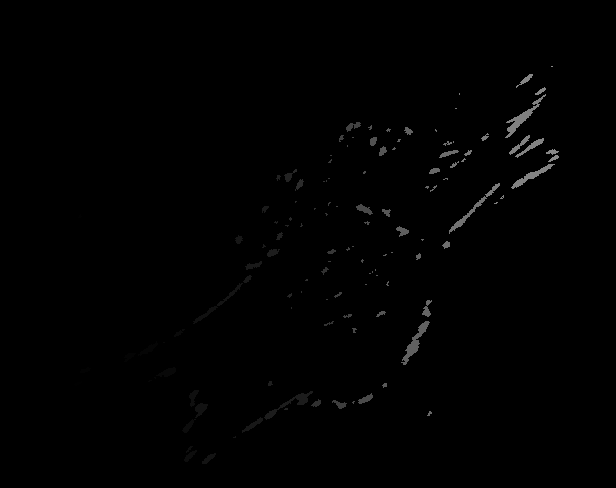
%> input picture doc/publication/figures/emma/simple orientation/adhesions.png, 616 x 488 px
$ octave make_small_labeled_ad.m   (GNU Octave 9; MATLAB toolbox functions it lacks are replaced by stand-ins)
%> lines starting %> are read from the running program, lines starting %| are printed output that depends on the picture; in (x1, y1, x2, y2) boxes, pixels count from 0 and x2, y2 are one past the last pixel; in counts of white or black regions, pixels touching at a corner belong together; the program's own positions count from 1
### src/visualize_cell_features/create_highlighted_image.m
function high_image = create_highlighted_image(I,high,varargin)
%CREATE_HIGHLIGHTED_IMAGE    add highlights to an image
%
%   H_I = create_highlighted_image(I,HIGHLIGHTS) adds green highlights to
%   image 'I', using the binary image 'HIGHLIGHTS' as the guide
%
%   H_I = create_highlighted_image(I,HIGHLIGHTS,'color_map',[R,G,B]) adds
%   highlights of color specified by the RGB sequence '[R,G,B]' to image
%   'I', using the binary image 'HIGHLIGHTS' as the guide

%%%%%%%%%%%%%%%%%%%%%%%%%%%%%%%%%%%%%%%%%%%%%%%%%%%%%%%%%%%%%%%%%%%%%%%%%%%%%%%
%%Setup variables and parse command line
%%%%%%%%%%%%%%%%%%%%%%%%%%%%%%%%%%%%%%%%%%%%%%%%%%%%%%%%%%%%%%%%%%%%%%%%%%%%%%%
i_p = inputParser;
i_p.FunctionName = 'CREATE_HIGHLIGHTED_IMAGE';

i_p.addRequired('I',@(x)isnumeric(x) || islogical(x));
i_p.addRequired('high',@(x)(isnumeric(x) || islogical(x)));

i_p.parse(I,high);

i_p.addParamValue('color_map',jet(double(max(high(:)))),@(x)(all(high(:) == 0) || (isnumeric(x) && (size(x,1) >= max(unique(high))))));
i_p.addParamValue('mix_percent',1,@(x)(isnumeric(x)));

i_p.parse(I,high,varargin{:});

%%%%%%%%%%%%%%%%%%%%%%%%%%%%%%%%%%%%%%%%%%%%%%%%%%%%%%%%%%%%%%%%%%%%%%%%%%%%%%%
%%Main Program
%%%%%%%%%%%%%%%%%%%%%%%%%%%%%%%%%%%%%%%%%%%%%%%%%%%%%%%%%%%%%%%%%%%%%%%%%%%%%%%
image_size = size(I);

if (size(image_size) < 3)
    high_image_red = I;
    high_image_green = I;
    high_image_blue = I;
else
    high_image_red = I(:,:,1);
    high_image_green = I(:,:,2);
    high_image_blue = I(:,:,3);
end

if (all(high(:) == 0))
    high_image = cat(3,high_image_red,high_image_green,high_image_blue);
    return
end

labels = unique(high);
assert(labels(1) == 0)
labels = labels(2:end);

for i=1:length(labels)
    indexes = high == labels(i);

    this_cmap = i_p.Results.color_map(labels(i),:);

    high_image_red(indexes) = this_cmap(1)*i_p.Results.mix_percent + high_image_red(indexes)*(1-i_p.Results.mix_percent);
    high_image_green(indexes) = this_cmap(2)*i_p.Results.mix_percent + high_image_green(indexes)*(1-i_p.Results.mix_percent);
    high_image_blue(indexes) = this_cmap(3)*i_p.Results.mix_percent + high_image_blue(indexes)*(1-i_p.Results.mix_percent);
end

high_image = cat(3,high_image_red,high_image_green,high_image_blue);

end

### doc/presenations/Hahn Lab 8-17-09/figures/finding/make_small_labeled_ad.m
labeled_ad = imread('../../../../../results/focal_adhesions/time_series_01/individual_pictures/001/adhesions.png');
%> labeled_ad is the input picture: size 488x616 uint16; min 0, max 137, mean 1.1
focal_image = double(imread('../../../../../results/focal_adhesions/time_series_01/individual_pictures/001/focal_image.png'));
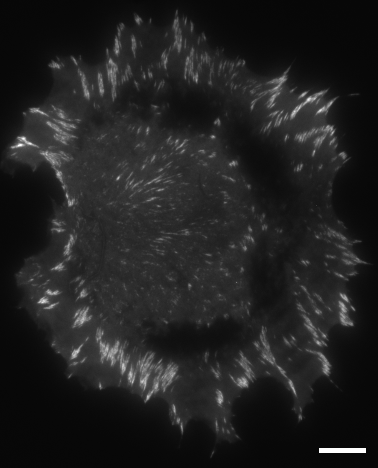
%> input picture doc/publication/figures/statics/focal_image.png, 378 x 468 px
%> focal_image: size 468x378 double; min 6, max 255, mean 32.1; mean of the top-left, top-right, bottom-left and bottom-right quarters 37.3, 27.1, 33.3, 30.6
focal_image = focal_image/2^16;

small_labeled_ad = labeled_ad(100:250,125:300);
small_focal_image = focal_image(100:250,125:300);
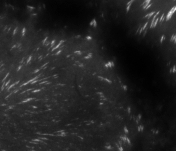
%> small_focal_image: size 151x176 double; min 0.000183, max 0.00325, mean 0.000613; drawn with min black and max white

%renumber the found adhesions to start at one
ad_nums = unique(small_labeled_ad);
%> ad_nums = [0; 22; 26; 27; 29; 31; 32; 33; 34; 36; 38; 40; 41; 42; 43]
assert(ad_nums(1) == 0, 'Background pixels not found after building adhesion label matrix')
for i = 2:length(ad_nums)
    small_labeled_ad(small_labeled_ad == ad_nums(i)) = i - 1;
end
%> this loop made 14 passes
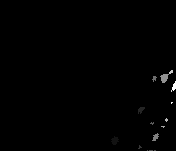
%> small_labeled_ad: size 151x176 uint16; min 0, max 14, mean 0.0607; drawn with min black and max white

addpath(genpath('../../../../../src/visualize_cell_features/'))

c_map = jet(length(unique(small_labeled_ad)) - 1);
%> c_map = 14 rows, first 12: [0 0 0.75; 0 0 1; 0 0.25 1; 0 0.5 1; 0 0.75 1; 0 1 1; 0.25 1 0.75; 0.5 1 0.5; 0.75 1 0.25; 1 1 0; 1 0.75 0; 1 0.5 0]
c_map = c_map(randperm(size(c_map,1)),:);

highlighted_ad = create_highlighted_image(small_focal_image,small_labeled_ad,'color_map', c_map);
%> in create_highlighted_image, `labels = unique(high);`: labels = [0; 1; 2; 3; 4; 5; 6; 7; 8; 9; 10; 11; 12; 13; 14]
%> in create_highlighted_image, `labels = labels(2:end);`: labels = [1; 2; 3; 4; 5; 6; 7; 8; 9; 10; 11; 12; 13; 14]
%> the loop in create_highlighted_image, `for i=1:length(labels)` made 14 passes
%> this_cmap on passes 1 to 12: [1 0.5 0], [1 0.75 0], [0.5 1 0.5], [0 1 1], [1 1 0], [0.75 1 0.25], [1 0.25 0], [0 0.75 1], [0 0 1], [0 0 0.75], [1 0 0], [0.25 1 0.75]
%> pass 1, in create_highlighted_image, `indexes = high == labels(i);`:
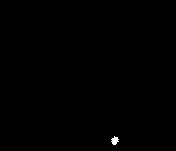
%> indexes: size 151x176 logical; 0.17% white; 1 white region, box (x1, y1, x2, y2) and area: (111, 136, 119, 145) 46
%> after the loop in create_highlighted_image, `for i=1:length(labels)`:
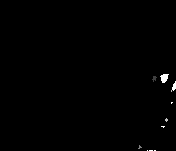
%> high_image_blue: size 151x176 double; 0.96% of pixels changed, all inside (x1, y1, x2, y2) = (111, 70, 176, 151)
%> after the loop in create_highlighted_image, `for i=1:length(labels)`:
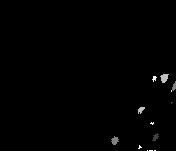
%> high_image_green: size 151x176 double; 0.96% of pixels changed, all inside (x1, y1, x2, y2) = (111, 70, 176, 151)
imwrite(highlighted_ad,'pixel_ID/highlighted_ad.png')
imwrite(small_focal_image,'pixel_ID/small_sample_focal.png')
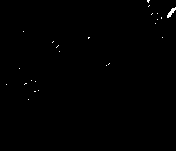
%> saved as small_sample_focal.png: size 151x176 uint8; values 0 (black) and 1 (white), 0.3% white in thin lines or dots, all inside (x1, y1, x2, y2) = (6, 0, 176, 100)
